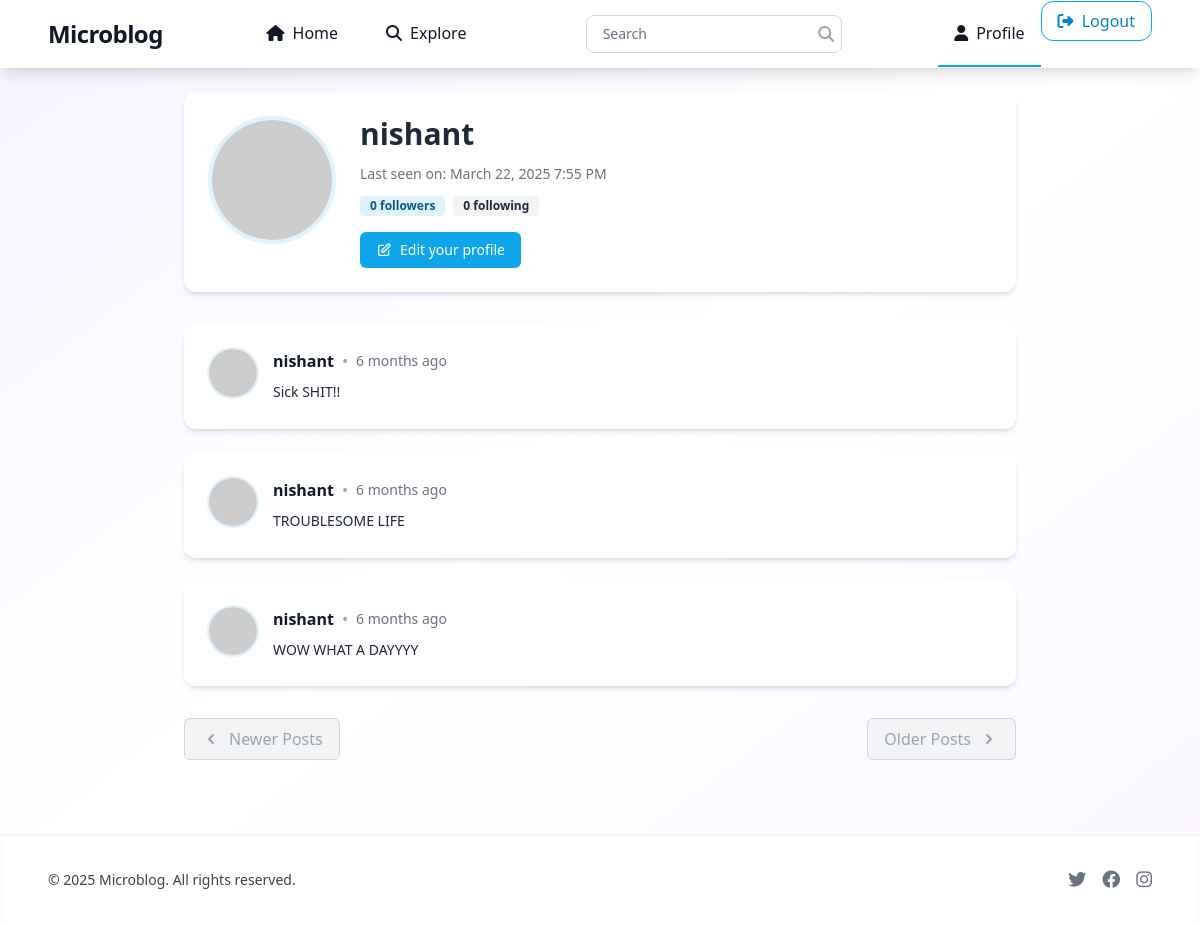
The app's page /user/nishant (signed in), older data.
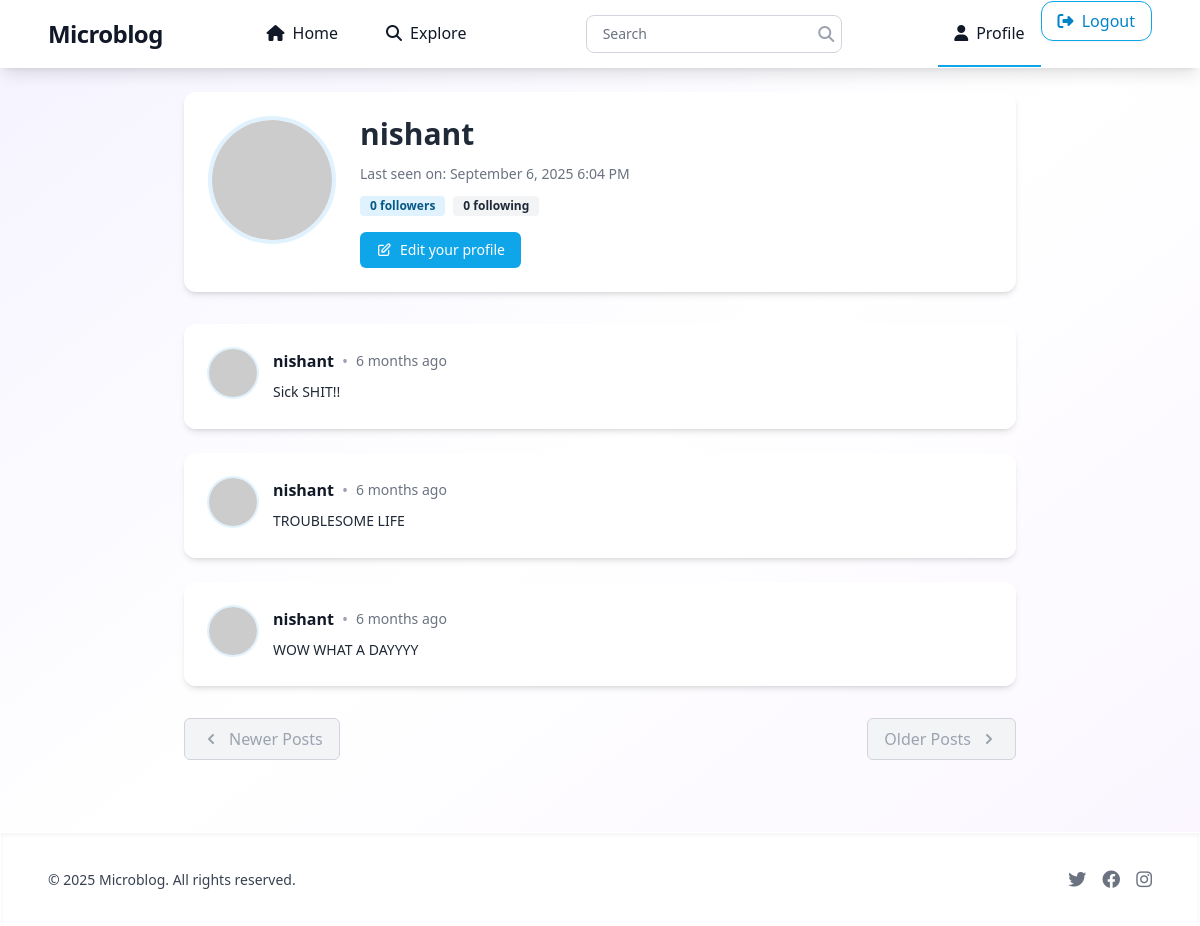
The same page, newer data.
### Projectdir/models.py (models this page shows, shortened)
class User(UserMixin, db.Model):
    __tablename__ = 'user'
    id = db.Column(db.Integer, primary_key=True)
    username = db.Column(db.String(64), index=True, unique=True)
    email = db.Column(db.String(120), index=True, unique=True)
    password_hash = db.Column(db.String(120))
    about_me = db.Column(db.String(140))
    last_seen = db.Column(db.DateTime, default=datetime.utcnow)
    posts = db.relationship('Post', backref='author', lazy='dynamic')
    followed = db.relationship('User', secondary=followers,
        primaryjoin=(followers.c.follower_id==id),
        secondaryjoin=(followers.c.followed_id==id),
        backref=db.backref('followers', lazy='dynamic'), lazy='dynamic')
    __searchable__ = ['body']
    def avatar(self,size):
        digest = md5(self.email.lower().encode('utf-8')).hexdigest()
        return 'https://www.gravatar.com/avatar/{}?d=identicon&s={}'.format(digest,size)
    @login.user_loader
    def load_user(id):
        return User.query.get(int(id))

class SearchableMixin(object):
    @classmethod
    def before_commit(cls, session):
        session._changes = {
        'add': list(session.new),
            'update': list(session.dirty),
            'delete': list(session.deleted)
        }
    @classmethod
    def after_commit(cls, session):
        for obj in session._changes['add']:
            if isinstance(obj, SearchableMixin):
                add_to_index(obj.__tablename__, obj)
        for obj in session._changes['update']:
            if isinstance(obj, SearchableMixin):
                add_to_index(obj.__tablename__, obj)
        for obj in session._changes['delete']:
            if isinstance(obj, SearchableMixin):
                remove_from_index(obj.__tablename__, obj)
        session._changes = None

class Post(SearchableMixin, db.Model):
    __searchable__ = ['body']
    id = db.Column(db.Integer, primary_key=True)
    body = db.Column(db.String(140))
    timestamp = db.Column(db.DateTime, index=True, default=datetime.utcnow)
    user_id = db.Column(db.Integer, db.ForeignKey('user.id'))

### Projectdir/routes.py (the view)
@app.route('/user/<username>')
@login_required
def user(username):
    user = User.query.filter_by(username=username).first_or_404()
    page=request.args.get('page',1,type=int)
    posts=user.posts.order_by(Post.timestamp.desc()).paginate(page=page,per_page=app.config["POSTS_PER_PAGE"],error_out=False)
    next_url=url_for('user',username=user.username,page=posts.next_num)\
        if posts.has_next else None
    prev_url=url_for('user',username=user.username,page=posts.prev_num)\
        if posts.has_prev else None
    form=EmptyForm()
    return render_template('user.html',user=user,form=form,next_url=next_url,prev_url=prev_url,posts=posts.items)

### Projectdir/forms.py
class searchForm(FlaskForm):
    q=StringField('Search')
    def __init__(self,*args,**kwargs):
        if 'formdata' not in kwargs:
            kwargs['formdata']=request.args
        if 'csrf_enabled' not in kwargs:
            kwargs['csrf_enabled']=False
        super(searchForm,self).__init__(*args,**kwargs)

class EmptyForm(FlaskForm):
    submit=SubmitField('Submit')

### Projectdir/routes.py (called while the page is built)
@app.before_request
def before_request():
    if current_user.is_authenticated:
        current_user.last_seen = datetime.utcnow()
        db.session.commit()
        g.search_form = searchForm()

### Projectdir/templates/user.html (shortened to what this page needs)
{% extends "base.html" %}
{% block content %}
<div class="max-w-4xl mx-auto">
    <div class="bg-white rounded-xl shadow-md overflow-hidden p-6 mb-8">
        <div class="flex flex-col md:flex-row items-start">
            <div class="flex-shrink-0 mb-4 md:mb-0 md:mr-6">
                <img class="w-32 h-32 rounded-full object-cover border-4 border-primary-100" src="{{ user.avatar(128) }}" alt="{{ user.username }}'s avatar">
            </div>
            <div class="flex-grow">
                <h1 class="text-3xl font-bold text-gray-800">{{ user.username }}</h1>
                {% if user.last_seen %}
                <p class="text-sm text-gray-500 mt-3">
                    Last seen on: {{ moment(user.last_seen).format('LLL') }}
                </p>
                {% endif %}
                <div class="flex items-center mt-3">
                    <span class="bg-primary-100 text-primary-800 text-xs font-semibold px-2.5 py-0.5 rounded">
                        {{ user.followers.count() }} followers
                    </span>
                    <span class="bg-gray-100 text-gray-800 text-xs font-semibold px-2.5 py-0.5 rounded ml-2">
                        {{ user.followed.count() }} following
                    </span>
                </div>
                <div class="mt-4">
                    {% if user == current_user %}
                    <a href="{{ url_for('edit_profile') }}" class="inline-flex items-center px-4 py-2 bg-primary-500 hover:bg-primary-600 text-white text-sm font-medium rounded-md transition duration-300">
                        Edit your profile
                    </a>
                    {% endif %}
                </div>
            </div>
        </div>
    </div>
    <div class="space-y-6 mb-8">
        {% for post in posts %}
            {% include '_post.html' %}
        {% endfor %}
    </div>
    <div class="flex items-center justify-between mt-8">
        {% if prev_url %}
        <a href="{{ prev_url }}" class="inline-flex items-center px-4 py-2 bg-white border border-gray-300 rounded-md font-medium text-gray-700 hover:bg-gray-50 transition duration-300">
            <svg class="w-5 h-5 mr-2" xmlns="http://www.w3.org/2000/svg" viewBox="0 0 20 20" fill="currentColor">
                <path fill-rule="evenodd" d="M12.707 5.293a1 1 0 010 1.414L9.414 10l3.293 3.293a1 1 0 01-1.414 1.414l-4-4a1 1 0 010-1.414l4-4a1 1 0 011.414 0z" clip-rule="evenodd" />
            </svg>
            Newer Posts
        </a>
        {% else %}
        <span class="inline-flex items-center px-4 py-2 bg-gray-100 border border-gray-300 rounded-md font-medium text-gray-400 cursor-not-allowed">
            <svg class="w-5 h-5 mr-2" xmlns="http://www.w3.org/2000/svg" viewBox="0 0 20 20" fill="currentColor">
                <path fill-rule="evenodd" d="M12.707 5.293a1 1 0 010 1.414L9.414 10l3.293 3.293a1 1 0 01-1.414 1.414l-4-4a1 1 0 010-1.414l4-4a1 1 0 011.414 0z" clip-rule="evenodd" />
            </svg>
            Newer Posts
        </span>
        {% endif %}
        {% if next_url %}
        <a href="{{ next_url }}" class="inline-flex items-center px-4 py-2 bg-white border border-gray-300 rounded-md font-medium text-gray-700 hover:bg-gray-50 transition duration-300">
            Older Posts
            <svg class="w-5 h-5 ml-2" xmlns="http://www.w3.org/2000/svg" viewBox="0 0 20 20" fill="currentColor">
                <path fill-rule="evenodd" d="M7.293 14.707a1 1 0 010-1.414L10.586 10 7.293 6.707a1 1 0 011.414-1.414l4 4a1 1 0 010 1.414l-4 4a1 1 0 01-1.414 0z" clip-rule="evenodd" />
            </svg>
        </a>
        {% else %}
        <span class="inline-flex items-center px-4 py-2 bg-gray-100 border border-gray-300 rounded-md font-medium text-gray-400 cursor-not-allowed">
            Older Posts
            <svg class="w-5 h-5 ml-2" xmlns="http://www.w3.org/2000/svg" viewBox="0 0 20 20" fill="currentColor">
                <path fill-rule="evenodd" d="M7.293 14.707a1 1 0 010-1.414L10.586 10 7.293 6.707a1 1 0 011.414-1.414l4 4a1 1 0 010 1.414l-4 4a1 1 0 01-1.414 0z" clip-rule="evenodd" />
            </svg>
        </span>
        {% endif %}
    </div>
</div>
{% endblock %}

### Projectdir/templates/base.html (shortened to what this page needs)
<!doctype html>
<html lang="en">
  <head>
    <script src="https://cdn.tailwindcss.com"></script>
    <link rel="stylesheet" href="https://cdnjs.cloudflare.com/ajax/libs/font-awesome/6.4.0/css/all.min.css">
  </head>
  <body class="bg-gradient-to-br from-violet-50 via-white to-purple-50 min-h-screen flex flex-col">
    <nav class="glass-effect shadow-lg sticky top-0 z-10 animate-fade-in">
      <div class="max-w-6xl mx-auto px-4 sm:px-6">
        <div class="flex justify-between items-center">
          <div class="flex space-x-7">
            <div>
              <a href="{{ url_for('index') }}" class="flex items-center py-3 sm:py-4">
                <span class="font-semibold text-gray-900 text-xl sm:text-2xl tracking-tight">Microblog</span>
              </a>
            </div>
          </div>
          <div class="hidden md:flex items-center space-x-1">
            <ul class="flex">
              <li class="py-3 sm:py-4 px-2 sm:px-4 border-b-2 {{ 'border-primary-500' if request.endpoint == 'index' else 'border-transparent hover:border-primary-300' }} font-medium">
                <a href="{{ url_for('index') }}" class="text-gray-900 hover:text-primary-600 transition-all duration-300 flex items-center rounded-lg px-2 py-1 hover:bg-primary-50">
                  <i class="fas fa-home mr-1 sm:mr-2"></i>
                  <span class="hidden sm:inline">Home</span>
                </a>
              </li>
              <li class="py-3 sm:py-4 px-2 sm:px-4 border-b-2 {{ 'border-primary-500' if request.endpoint == 'Explore' else 'border-transparent hover:border-primary-300' }} font-medium">
                <a href="{{ url_for('Explore') }}" class="text-gray-900 hover:text-primary-600 transition-all duration-300 flex items-center rounded-lg px-2 py-1 hover:bg-primary-50">
                  <i class="fas fa-search mr-1 sm:mr-2"></i>
                  <span class="hidden sm:inline">Explore</span>
                </a>
              </li>
            </ul>
          </div>
          {% if g.search_form %}
          <div class="hidden md:flex items-center mx-4">
            <form class="flex items-center" method="get" action="{{ url_for('search') }}">
              <div class="relative">
                {{ g.search_form.q(size=20, class='w-64 px-4 py-2 pr-10 text-sm border border-gray-300 rounded-lg bg-white/80 backdrop-blur-sm focus:outline-none focus:ring-2 focus:ring-primary-500 focus:border-transparent placeholder-gray-500', placeholder=g.search_form.q.label.text) }}
                <button type="submit" class="absolute right-2 top-1/2 transform -translate-y-1/2 text-gray-400 hover:text-primary-600 transition-colors">
                  <i class="fas fa-search"></i>
                </button>
              </div>
            </form>
          </div>
          {% endif %}
          <div class="hidden md:flex items-center space-x-2 sm:space-x-3">
            <ul class="flex">
              {% if current_user.is_anonymous %}
              <li class="py-2">
                <a href="{{ url_for('login') }}" class="py-2 px-3 sm:px-4 font-medium text-white bg-gradient-to-r from-primary-500 to-violet-600 rounded-xl hover:from-primary-600 hover:to-violet-700 transition-all duration-300 shadow-md hover:shadow-lg transform hover:-translate-y-0.5">
                  <i class="fas fa-sign-in-alt mr-1"></i>
                  <span class="hidden sm:inline">Login</span>
                </a>
              </li>
              {% else %}
              <li class="py-3 sm:py-4 px-2 border-b-2 {{ 'border-primary-500' if request.endpoint == 'user' else 'border-transparent hover:border-primary-300' }} font-medium">
                <a href="{{ url_for('user', username=current_user.username) }}" class="text-gray-900 hover:text-primary-600 transition-all duration-300 flex items-center rounded-lg px-2 py-1 hover:bg-primary-50">
                  <i class="fas fa-user mr-1 sm:mr-2"></i>
                  <span class="hidden sm:inline">Profile</span>
                </a>
              </li>
              <li class="py-2">
                <a href="{{ url_for('logout') }}" class="py-2 px-3 sm:px-4 font-medium text-primary-600 border border-primary-500 rounded-xl hover:bg-primary-500 hover:text-white transition-all duration-300 shadow-sm hover:shadow-md">
                  <i class="fas fa-sign-out-alt mr-1"></i>
                  <span class="hidden sm:inline">Logout</span>
                </a>
              </li>
              {% endif %}
            </ul>
          </div>
        </div>
      </div>
    </nav>
    <main class="flex-grow max-w-4xl mx-auto py-4 sm:py-6 px-4 sm:px-6 lg:px-8 w-full animate-slide-up">
      {% block content %}{% endblock %}
    </main>
    <footer class="glass-effect shadow-inner py-6 sm:py-8 mt-8 sm:mt-12">
      <div class="max-w-6xl mx-auto px-4 sm:px-6">
        <div class="flex flex-col md:flex-row justify-between items-center gap-4">
          <div class="text-center md:text-left">
            <span class="text-gray-700 text-sm">© 2025 Microblog. All rights reserved.</span>
          </div>
          <div class="flex space-x-4">
            <a href="#" class="text-gray-500 hover:text-primary-600 transition-all duration-300 transform hover:scale-110">
              <i class="fab fa-twitter text-lg"></i>
            </a>
            <a href="#" class="text-gray-500 hover:text-primary-600 transition-all duration-300 transform hover:scale-110">
              <i class="fab fa-facebook text-lg"></i>
            </a>
            <a href="#" class="text-gray-500 hover:text-primary-600 transition-all duration-300 transform hover:scale-110">
              <i class="fab fa-instagram text-lg"></i>
            </a>
          </div>
        </div>
      </div>
    </footer>
  </body>
</html>

### Projectdir/templates/_post.html
<div class="glass-effect rounded-xl p-6 shadow-md border border-white/20 hover:shadow-lg transition-all duration-300">
    <div class="flex items-start space-x-4">
        <div class="flex-shrink-0">
            <a href="{{ url_for('user', username=post.author.username) }}" class="block">
                <img src="{{ post.author.avatar(50) }}"
                     class="w-12 h-12 rounded-full ring-2 ring-primary-100 hover:ring-primary-300 transition-all duration-300"
                     alt="{{ post.author.username }}'s avatar"/>
            </a>
        </div>
        <div class="flex-1 min-w-0">
            <div class="flex items-center space-x-2 mb-2">
                <a href="{{ url_for('user', username=post.author.username) }}"
                   class="font-semibold text-gray-900 hover:text-primary-600 transition-colors">
                    {{ post.author.username }}
                </a>
                <span class="text-gray-400">•</span>
                <span class="text-sm text-gray-500">
                    {{ moment(post.timestamp).fromNow() }}
                </span>
            </div>
            <div class="text-gray-800 text-sm leading-relaxed">
                {{ post.body }}
            </div>
        </div>
    </div>
</div>

### Projectdir/templates/base.html (style rules this page uses)
.glass-effect { background: rgba(255, 255, 255, 0.95); backdrop-filter: blur(10px); border: 1px solid rgba(255, 255, 255, 0.2); }
.animate-fade-in { animation: fadeIn 0.6s ease-out forwards; }
.animate-slide-up { animation: slideUp 0.5s ease-out forwards; }

Row changes from the older to the newer data that the page shows:
changed User "nishant": last_seen "March 22, 2025 7:55 PM" → "September 6, 2025 6:04 PM"
